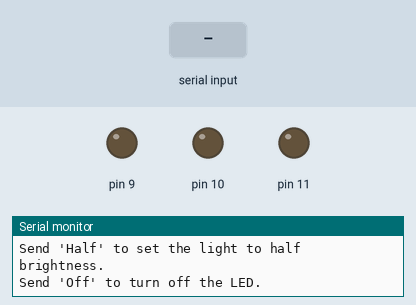
The sketch below on a simulated Arduino Uno, built with avr-gcc and run on an emulated ATmega328P. Shown: output pins drawn as LEDs (lit = HIGH), the last lines printed to the serial monitor. The inputs (shaded band) are chosen by the test bench.

Above: at 1.2 s.
1.3 s: "On" received over Serial
At 2.0 s:
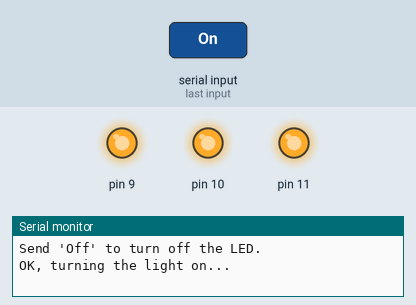
2.8 s: "Half" received over Serial
At 3.2 s:
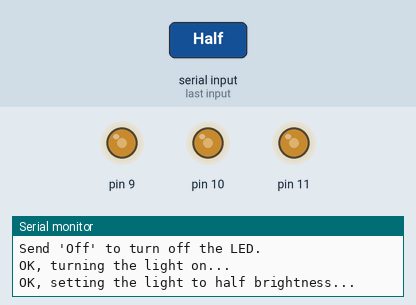
4.3 s: "On" received over Serial
At 5.4 s:
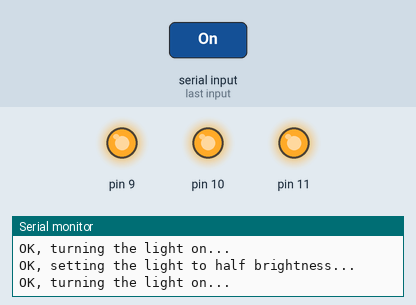
5.8 s: "Off" received over Serial
At 6.7 s:
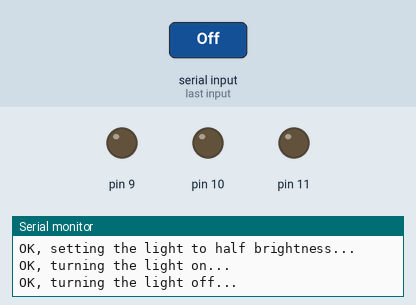
Timing chart, 0 to 8.3 s (numbered marks = the images above; inputs shaded):
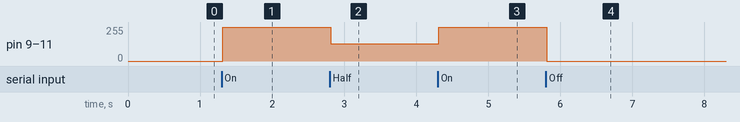

The sketch:

serialRemote.ino
```cpp
void setup() {
  // put your setup code here, to run once:
  Serial.begin(9600);
  Serial.setTimeout(10);
  Serial.println("Howdy, partner!");
  Serial.println("Send 'On' to turn on the LED.");
  Serial.println("Send 'Half' to set the light to half brightness.");
  Serial.println("Send 'Off' to turn off the LED.");
  pinMode(9, OUTPUT);
  pinMode(10, OUTPUT);
  pinMode(11, OUTPUT);
}

void loop() {
  // put your main code here, to run repeatedly:
  String lightValue;
  if (Serial.available() > 0) {
    lightValue = Serial.readString();
    if (lightValue == "On") {
      Serial.println("OK, turning the light on...");
      analogWrite(9, 255);
      analogWrite(10, 255);
      analogWrite(11, 255);
    }
    else if (lightValue == "Off") {
      Serial.println("OK, turning the light off...");
      analogWrite(9, 0);
      analogWrite(10, 0);
      analogWrite(11, 0);
    }
    else if (lightValue == "Half") {
      Serial.println("OK, setting the light to half brightness...");
      analogWrite(9, 130);
      analogWrite(10, 130);
      analogWrite(11, 130);
    }
    else {
      Serial.println("I'm sorry, I didn't understand that.");
      Serial.println("Please type 'On', 'Half', or 'Off' before sending.");
    }

  }
}
```

Measured:
- after the input at 1.3 s, pin 9–11: 0/255 → 255/255 at once
- after the input at 2.8 s, pin 9–11: 255/255 → 130/255 at once
- after the input at 4.3 s, pin 9–11: 130/255 → 255/255 at once
- after the input at 5.8 s, pin 9–11: 255/255 → 0/255 at once
